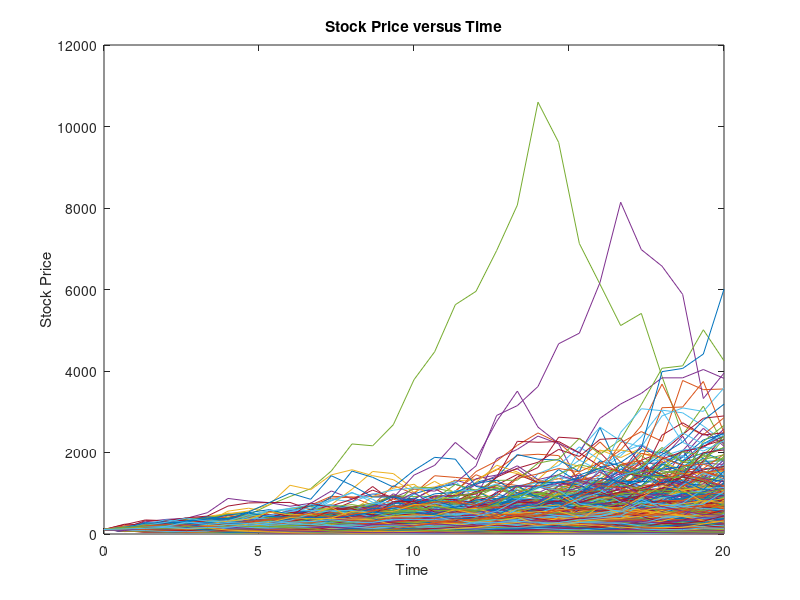
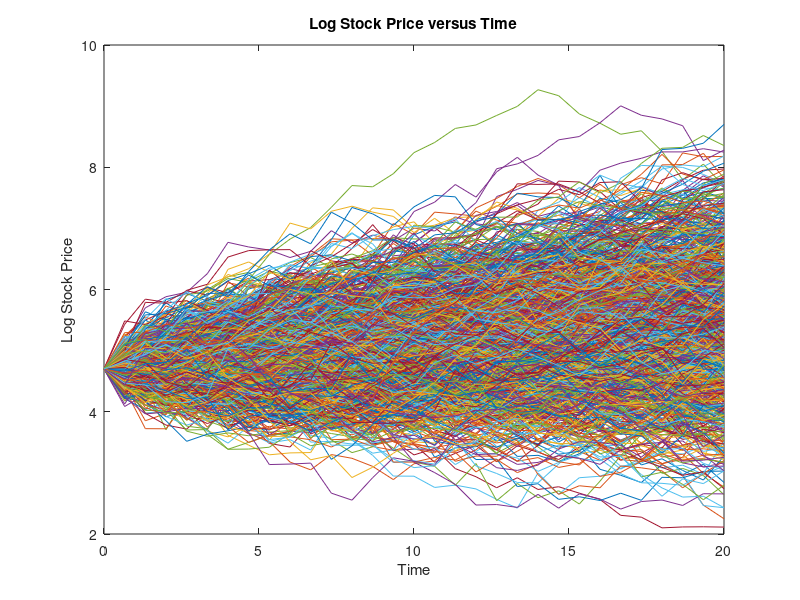
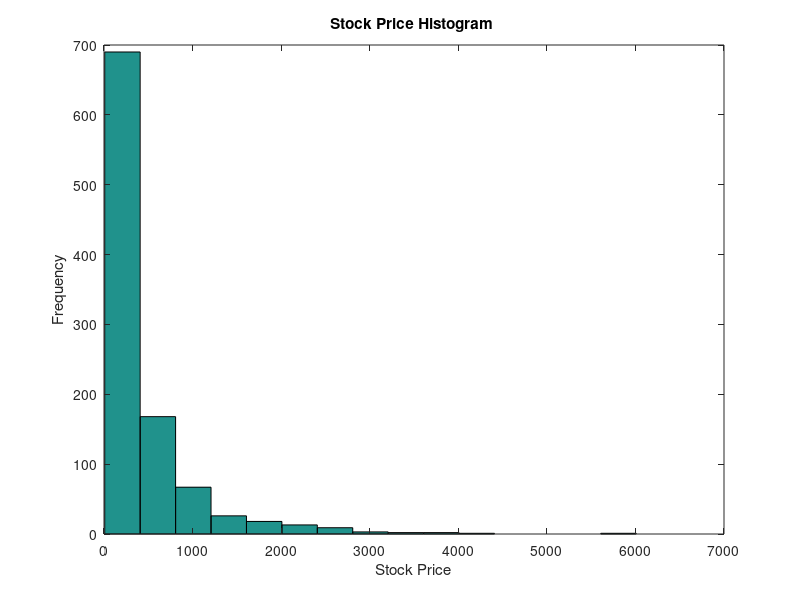
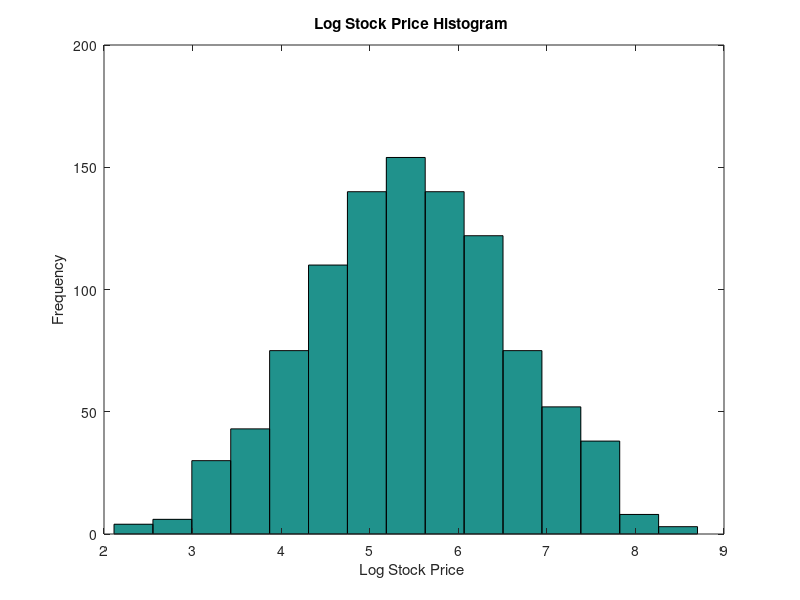

The MATLAB source for these figures, in order: (Note: this script raises an error after producing the figures.)
%% gbm_sim .m
%% Parameter initialization
% Initialize simulation parameters
n = 1000; % number of simulation trials
m = 30; % number of time steps
s = 110; % initial stock price
mu = 0.07; % growth rate
sig = 0.25; % volatility
t = 20; % time period
dt = t/m; % time step
%% a) Simulation
% s_mat (i,j) = stock price at time i, simulation trial j.
% s_mat has m+1 rows ( row 1 is the current time ) and n columns
rng(0);
s_mat = exp((mu - 0.5*sig*sig)*dt + sig*sqrt(dt)*randn(m,n));
s_mat = cumprod([s(:,ones(1,n)); s_mat]);
s_t = s_mat(m+1,:);

%% b) Plots
figure (1) ; plot ( linspace (0,t,m+1) ,s_mat ); xlabel ('Time '); ylabel ('Stock Price');
title('Stock Price versus Time'); set(gcf,'color','white');
figure (2) ; plot ( linspace (0,t,m+1) ,log( s_mat )); xlabel ('Time'); ylabel('Log Stock Price');
title ('Log Stock Price versus Time'); set(gcf ,'color','white');
figure (3) ; hist (s_t ,15) ; xlabel ('Stock Price'); ylabel ('Frequency');
title ('Stock Price Histogram '); set (gcf ,'color','white');
figure (4) ; hist ( log ( s_t ) ,15); xlabel ('Log Stock Price '); ylabel ('Frequency');
title ('Log Stock Price Histogram '); set(gcf ,'color','white ');


%% c) Averages

% Result 1
disp(['average S(T) is: ' num2str(mean(s_t)) ' std err : ' num2str(std(s_t)/sqrt(n))]);

% Result 2: reset seed
rng(0);
s_mat = exp((mu - 0.5*sig*sig)*dt + sig*sqrt(dt)*randn(m,n));
s_mat = cumprod([s(:,ones(1,n)); s_mat]);
s_t = s_mat(m+1,:);
disp(['average S(T) is: ' num2str(mean(s_t)) ' std err : ' num2str(std(s_t)/sqrt(n))]);

% Result 3: if we do not reset seed
s_mat = exp((mu - 0.5*sig*sig)*dt + sig*sqrt(dt)*randn(m,n));
s_mat = cumprod([s(:,ones(1,n)); s_mat]);
s_t = s_mat(m+1,:);
disp(['average S(T) is: ' num2str(mean(s_t)) ' std err : ' num2str(std(s_t)/sqrt(n))]);
% end of gbm_sim .m



